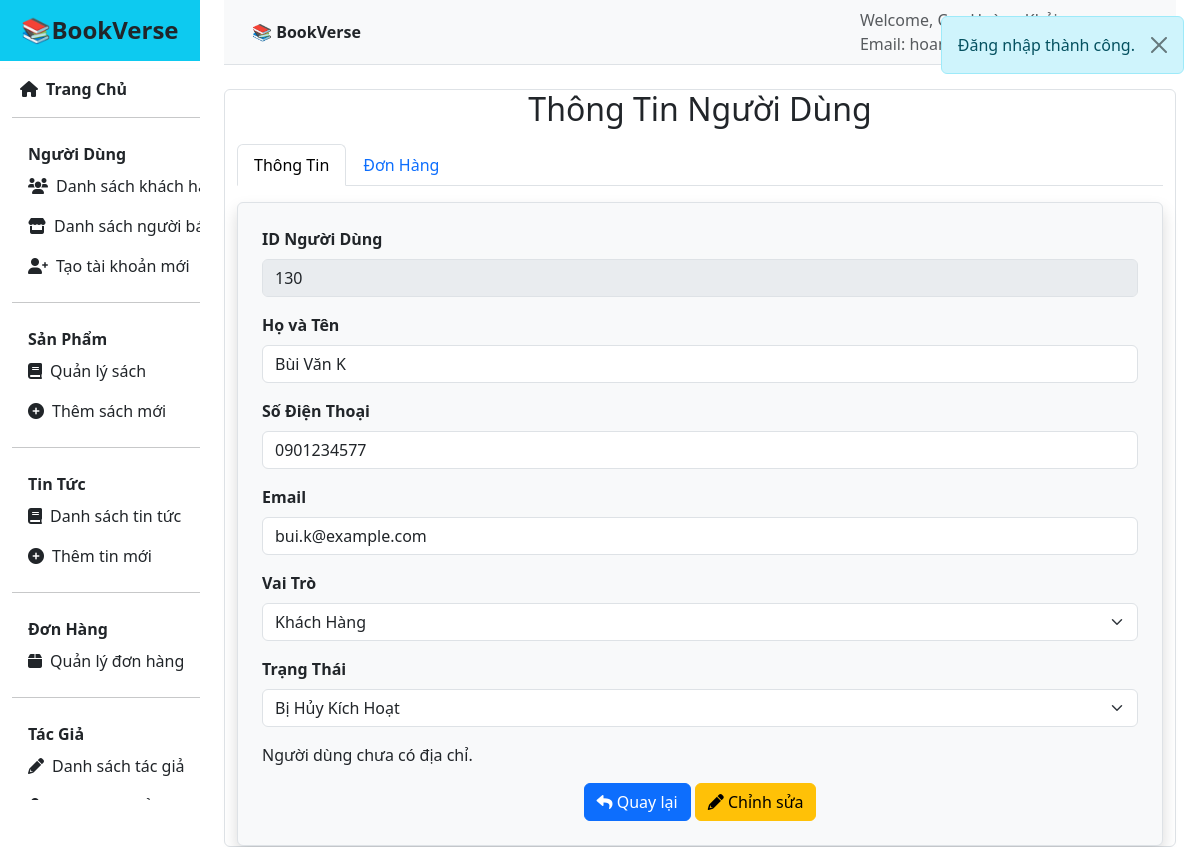
/admin/user_detail/130 (signed in), run on an earlier commit of the app's database.
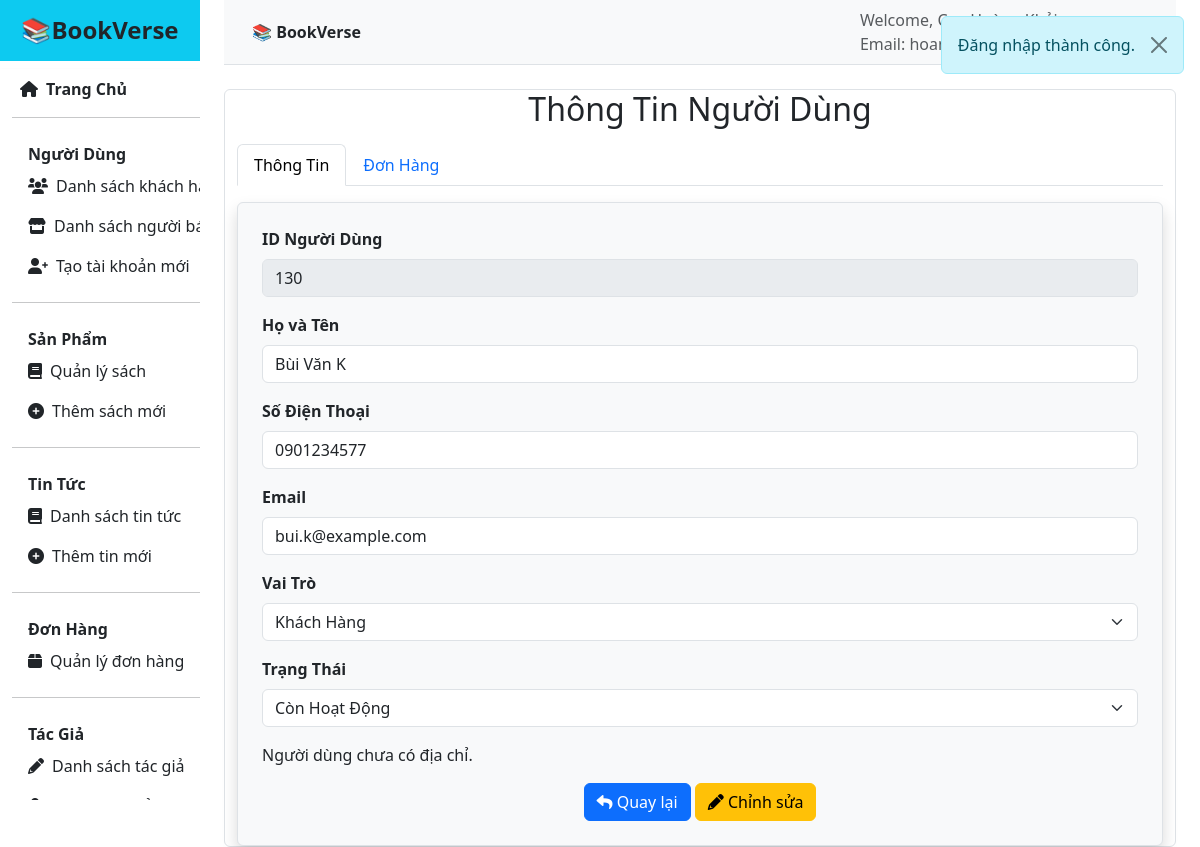
And on a later commit of the database.
### tables this page shows
CREATE TABLE `user` (
  `User_id` int(11) NOT NULL AUTO_INCREMENT,
  `Full_Name` varchar(100) DEFAULT NULL,
  `Phone_Number` varchar(10) DEFAULT NULL,
  `Pass_Word` varchar(255) DEFAULT NULL,
  `Email` varchar(100) DEFAULT NULL,
  `Role_id` int(11) DEFAULT 0,
  `Status` int(11) DEFAULT 1,
  PRIMARY KEY (`User_id`),
  UNIQUE KEY `Email` (`Email`),
  KEY `Role_id` (`Role_id`),
  KEY `user_ibfk_2` (`Status`),
  CONSTRAINT `user_ibfk_1` FOREIGN KEY (`Role_id`) REFERENCES `role` (`Role_id`),
  CONSTRAINT `user_ibfk_2` FOREIGN KEY (`Status`) REFERENCES `userstatus` (`id`)
);

CREATE TABLE `userstatus` (
  `id` int(11) NOT NULL AUTO_INCREMENT,
  `Status_Name` varchar(50) NOT NULL,
  PRIMARY KEY (`id`)
);

CREATE TABLE `role` (
  `Role_id` int(11) NOT NULL AUTO_INCREMENT,
  `Role_name` varchar(50) DEFAULT NULL,
  PRIMARY KEY (`Role_id`)
);

### src/controllers/admin.php (called while the page is built, shortened)
<?php
class Admin extends Controller
{
    private $UserModel;
    private $CommonModel;
    public function __construct()
    {
        $this->UserModel = $this->model("UserModel");
        $this->CommonModel = $this->model("CommonModel");
        $this->CheckModel = $this->model("CheckRole");
    }
    function user_detail($User_id)
    {
        $this->view("main_layout", [
            "Title" => "Danh Sách Người Dùng",
            "Page" => "admin/auth/user_detail",
            "User" => $this->UserModel->getUserById($User_id),
            "AllRole" => $this->CommonModel->getAllRole(),
            "Status" => $this->CommonModel->getAllStatus()
        ]);
    }
}
?>

### src/core/App.php (called while the page is built, shortened)
<?php
class App
{
    protected $action = "default";
    function __construct()
    {
        $arr = $this->UrlProcess();
        if (!empty($arr) && file_exists("./src/controllers/" . $arr[0] . ".php")) {
            $this->controller = $arr[0];
            unset($arr[0]);
        } else {
            $this->setErrorController();
        }
        $this->controller = new $this->controller;
        if (isset($arr[1]) && method_exists($this->controller, $arr[1])) {
            $this->action = $arr[1];
            unset($arr[1]);
        } elseif (isset($arr[1])) {
            array_unshift($arr, $arr[1]);
            $this->action = "default";
            unset($arr[1]);
        }
        $this->params = array_values($arr) ?: [];
        try {
            call_user_func_array([$this->controller, $this->action], $this->params);
        } catch (ArgumentCountError $e) {
            $this->setErrorController();
            call_user_func_array([$this->controller, "default"], []);
        }
    }
    function UrlProcess()
    {
        if (isset($_GET["url"])) {
            $url = filter_var(trim($_GET["url"], "/"));
            $segments = explode("/", $url);
            $filteredSegments = [];
            foreach ($segments as $segment) {
                if (empty($filteredSegments) || end($filteredSegments) !== $segment) {
                    $filteredSegments[] = $segment;
                }
            }
            return $filteredSegments;
        }
        return [];
    }
}

### index.php (called while the page is built, shortened)
<?php
$myApp = new App();
?>

### src/core/DB.php (called while the page is built, shortened)
<?php
class DB
{
    protected $servername = host_name;
    protected $username = db_user;
    protected $password = db_password;
    protected $dbname = db_name;
    function __construct()
    {
        $this->conn = mysqli_connect($this->servername, $this->username, $this->password, $this->dbname);
    }
}
?>

### src/models/UserModel.php (called while the page is built, shortened)
<?php
class UserModel extends DB
{
    function getUserById($User_id)
    {
        $sql = "SELECT
                u.*,
                r.Role_Name,
                us.*
            FROM `user` u
            JOIN `role` r ON u.Role_id = r.Role_id
            JOIN `userstatus` us ON u.Status = us.id
            WHERE u.User_id = ?";
        $stmt = $this->conn->prepare($sql);
        $stmt->bind_param("i", $User_id);
        $stmt->execute();
        $result = $stmt->get_result();
        if ($user = $result->fetch_assoc()) {
            $user["Address"] = $this->getUserAddresses($User_id);
            return $user;
        }
        return null;
    }
    function getUserAddresses($User_id)
    {
        $addresses = [];
        return $addresses;
    }
}
?>

### src/models/CommonModel.php (called while the page is built, shortened)
<?php
class CommonModel extends DB
{
    function getAllRole()
    {
        $sql = "SELECT * FROM Role WHERE Role_id !=2";
        $result = $this->conn->query($sql);
        if ($result->num_rows > 0) {
            $roles = [];
            while ($row = $result->fetch_assoc()) {
                $roles[] = $row;
            }
            return $roles;
        } else {
            return [];
        }
    }
    function getAllStatus()
    {
        $sql = "SELECT * FROM userstatus";
        $result = $this->conn->query($sql);
        if ($result->num_rows > 0) {
            $roles = [];
            while ($row = $result->fetch_assoc()) {
                $roles[] = $row;
            }
            return $roles;
        } else {
            return [];
        }
    }
}
?>

### src/views/pages/admin/auth/user_detail.php (the view, shortened to what the changed rows need)
<?php
$users = $data["User"];
$orders = $data["Orders"];
$roles = $data["AllRole"];
$statusList = $data["Status"];
print_r($orders);
?>
<div class="container mt-4 border rounded">
    <h2 class="mb-3 text-center">Thông Tin Người Dùng</h2>
    <nav>
        <div class="nav nav-tabs" id="nav-tab" role="tablist">
            <button class="nav-link active" id="nav-info-tab" data-bs-toggle="tab" data-bs-target="#nav-info"
                type="button" role="tab" aria-controls="nav-info" aria-selected="true">
                Thông Tin
            </button>
            <button class="nav-link" id="nav-orders-tab" data-bs-toggle="tab" data-bs-target="#nav-orders" type="button"
                role="tab" aria-controls="nav-orders" aria-selected="false">
                Đơn Hàng
            </button>
        </div>
    </nav>
    <div class="tab-content" id="nav-tabContent">
        <div class="tab-pane fade show active" id="nav-info" role="tabpanel" aria-labelledby="nav-info-tab"
            tabindex="0">
            <form class="border p-4 rounded shadow bg-light mt-3" method="POST">
                <div class="mb-3">
                    <label class="form-label"><strong>ID Người Dùng</strong></label>
                    <input type="text" class="form-control" value="<?= htmlspecialchars($users['User_id']); ?>"
                        disabled>
                </div>
                <div class="mb-3">
                    <label class="form-label"><strong>Họ và Tên</strong></label>
                    <input type="text" class="form-control" name="username"
                        value="<?= htmlspecialchars($users['Full_Name']); ?>">
                </div>
                <div class="mb-3">
                    <label class="form-label"><strong>Số Điện Thoại</strong></label>
                    <input type="text" class="form-control" name="phonenumber"
                        value="<?= htmlspecialchars($users['Phone_Number']); ?>">
                </div>
                <div class="mb-3">
                    <label class="form-label"><strong>Email</strong></label>
                    <input type="email" class="form-control" name="email"
                        value="<?= htmlspecialchars($users['Email']); ?>">
                </div>
                <div class="mb-3">
                    <label class="form-label"><strong>Vai Trò</strong></label>
                    <select class="form-select" name="role_id">
                        <?php foreach ($roles as $role): ?>
                            <option value="<?= htmlspecialchars($role['Role_id']); ?>"
                                <?= $role['Role_id'] == $users['Role_id'] ? 'selected' : ''; ?>>
                                <?= htmlspecialchars($role['Role_name']); ?>
                            </option>
                        <?php endforeach; ?>
                    </select>
                </div>
                <div class="mb-3">
                    <label class="form-label"><strong>Trạng Thái</strong></label>
                    <select class="form-select" name="status">
                        <?php foreach ($statusList as $status): ?>
                            <option value="<?= $status['id']; ?>" <?= ($status['id'] == $users['Status']) ? 'selected' : ''; ?>>
                                <?= htmlspecialchars($status['Status_Name']); ?>
                            </option>
                        <?php endforeach; ?>
                    </select>
                </div>
                <?php if (!empty($users['Address'])): ?>
                    <div class="mb-3">
                        <label class="form-label"><strong>Địa Chỉ</strong></label>
                        <select class="form-select" id="addressDropdown">
                            <option value="">Địa Chỉ Của Người Dùng</option>
                            <?php foreach ($users['Address'] as $address): ?>
                                <option value="<?= htmlspecialchars(json_encode($address)); ?>">
                                    <?= htmlspecialchars($address['City_Name'] . ' - ' . $address['District_Name'] . ' - ' . $address['Address']); ?>
                                </option>
                            <?php endforeach; ?>
                        </select>
                    </div>
                <?php else: ?>
                    <p>Người dùng chưa có địa chỉ.</p>
                <?php endif; ?>
                <div class="text-center">
                    <a href="<?= APP_PATH ?>/admin/users_list" class="btn btn-primary">
                        <i class="fa fa-reply" aria-hidden="true"></i> Quay lại
                    </a>
                    <button type="submit" class="btn btn-warning" name="edit_user">
                        <i class="fa fa-pencil"></i> Chỉnh sửa
                    </button>
                </div>
            </form>
        </div>
    </div>
</div>

What changed in the data, as far as the page shows it:
changed user "Bùi Văn K": status "Bị Hủy Kích Hoạt" → "Còn Hoạt Động"
